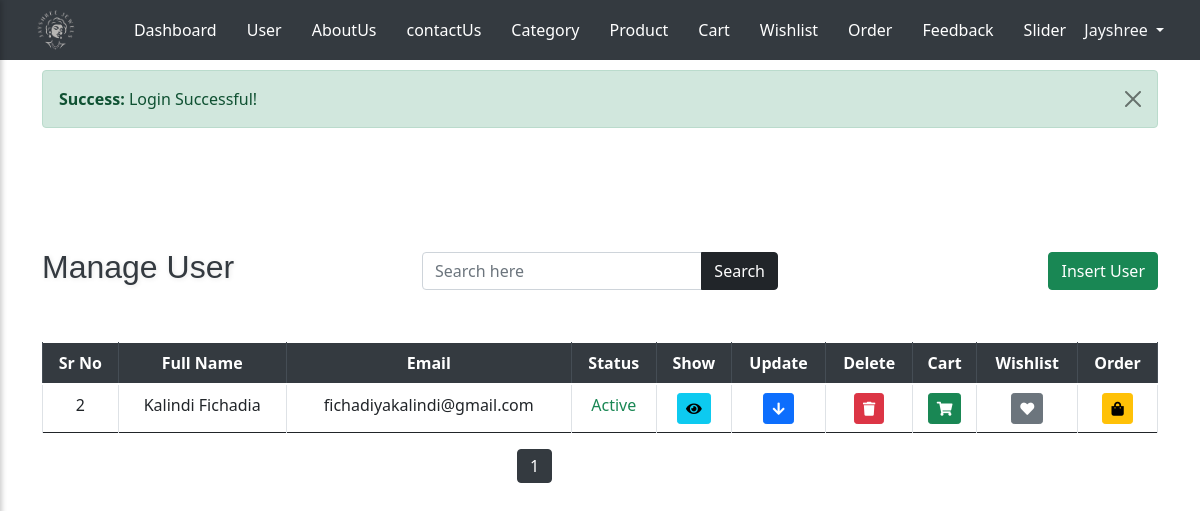
The page /admin/user.php (signed in) on the database its author committed.
### tables this page shows
CREATE TABLE `user_tbl` (
  `u_id` int(5) NOT NULL,
  `u_code` varchar(10) NOT NULL,
  `u_fullname` varchar(100) NOT NULL,
  `u_gender` varchar(10) NOT NULL,
  `u_email` varchar(100) NOT NULL,
  `u_mobile` varchar(10) NOT NULL,
  `u_address` varchar(500) NOT NULL,
  `u_city` varchar(30) NOT NULL,
  `u_state` varchar(30) NOT NULL,
  `u_pincode` varchar(6) NOT NULL,
  `u_password` varchar(12) NOT NULL,
  `u_image` varchar(200) NOT NULL,
  `u_status` varchar(20) NOT NULL,
  `u_role` varchar(10) NOT NULL
);

### admin/user.php (the view, shortened to what this page needs)
<?php
include_once 'header.php';
?>
<div class="container mt-5 pt-2">
    <div class="row mt-5 mb-4 align-items-center">
        <div class="col-12 col-md-4 d-flex justify-content-center justify-content-md-start mb-2 mb-md-0">
            <h2 class="text-center text-md-left">Manage User</h2>
        </div>
        <div class="col-12 col-md-4 d-flex justify-content-center mb-2 mb-md-0">
            <form method="GET" action="" class="d-flex w-100">
                <div class="input-group w-100">
                    <input type="text" name="search" class="form-control" placeholder="Search here"
                        value="<?php echo isset($_GET['search']) ? $_GET['search'] : ''; ?>">
                    <div class="input-group-append">
                        <button class="btn btn-dark" type="submit">Search</button>
                    </div>
                </div>
            </form>
        </div>
        <div class="col-12 col-md-4 d-flex justify-content-center justify-content-md-end">
            <button id="toggleFormBtnI" class="btn btn-success">Insert User</button>
        </div>
    </div>
    <div class="row mt-5">
        <div class="col-12">
            <div class="table-responsive">
                <table class="table table-bordered text-center align-middle">
                    <thead class="thead-dark">
                        <tr>
                            <th scope="col">Sr No</th>
                            <th scope="col">Full Name</th>
                            <th scope="col">Email</th>
                            <th scope="col">Status</th>
                            <th scope="col">Show</th>
                            <th scope="col">Update</th>
                            <th scope="col">Delete</th>
                            <th scope="col">Cart</th>
                            <th scope="col">Wishlist</th>
                            <th scope="col">Order</th>
                        </tr>
                    </thead>
                    <tbody>
                        <?php
                        $search = isset($_GET['search']) ? $_GET['search'] : '';
                        $search_query = "WHERE u_role = 'User' ";
                        $q = "SELECT * FROM user_tbl $search_query";
                        $result = mysqli_query($con, $q);
                        $total_records = mysqli_num_rows($result);
                        $records_per_page = 3;
                        $total_pages = ceil($total_records / $records_per_page);
                        $page = isset($_GET['page']) ? $_GET['page'] : 1;
                        $start_from = ($page - 1) * $records_per_page;
                        $q = "SELECT * FROM user_tbl $search_query LIMIT $start_from, $records_per_page";
                        $result = mysqli_query($con, $q);
                        while ($r = mysqli_fetch_assoc($result)) {
                            ?>
                            <tr>
                                <td><?php echo $r['u_id']; ?></td>
                                <td><?php echo $r['u_fullname']; ?></td>
                                <td><?php echo $r['u_email']; ?></td>
                                <td><span
                                        class="status-text <?php echo ($r['u_status'] == 'Inactive') ? 'text-danger' : 'text-success'; ?>"><?php echo $r['u_status']; ?></span>
                                </td>
                                <td>
                                    <button class="btn btn-info btn-sm show-btn"
                                        data-target="#detailRow<?php echo $r['u_id']; ?>"><i
                                            class="fas fa-eye"></i></button>
                                </td>
                                <td>
                                    <button class="btn btn-primary btn-sm update-btn"
                                        data-target-update="#updateRow<?php echo $r['u_id']; ?>">
                                        <i class="fas fa-arrow-down "></i></button>
                                </td>
                                <td>
                                    <form method="POST" action="">
                                        <button type="submit" name="delete" class="btn btn-danger btn-sm"
                                            onclick="return confirm('Are you sure you want to delete this record?');">
                                            <i class="fas fa-trash"></i>
                                        </button>
                                    </form>
                                </td>
                                <td>
                                    <button class="btn btn-success btn-sm show-btn"
                                        data-target="#cartRow<?php echo $r['u_id'] ?>"><i
                                            class="fas fa-shopping-cart"></i></button>
                                </td>
                                <td>
                                    <button class="btn btn-secondary btn-sm show-btn"
                                        data-target="#wishlistRow<?php echo $r['u_id'] ?>"><i
                                            class="fas fa-heart"></i></button>
                                </td>
                                <td>
                                    <button class="btn btn-warning btn-sm show-btn"
                                        data-target="#orderRow<?php echo $r['u_id'] ?>"><i
                                            class="fas fa-shopping-bag"></i></button>
                                </td>
                            </tr>
                            <?php
                        }
                        ?>
                    </tbody>
                </table>
            </div>
            <div class="row">
                <div class="col-md-5"></div>
                <nav class="col-md-2">
                    <ul class="pagination">
                        <?php
                        for ($i = 1; $i <= $total_pages; $i++) {
                            echo "<li class='page-item " . ($i == $page ? 'active' : '') . "'><a class='page-link' href='?page=" . $i . "&search=" . $search . "'>" . $i . "</a></li>";
                        }
                        ?>
                    </ul>
                </nav>
                <div class="col-md-5"></div>
            </div>
        </div>
    </div>
    </body>
    </html>

### admin/header.php (shortened to what this page needs)
<?php
include_once "../conn.php";
    ?>
<!DOCTYPE html>
<html lang="en">
<head>
    <link rel="stylesheet" href="https://cdnjs.cloudflare.com/ajax/libs/font-awesome/5.15.4/css/all.min.css">
    <link rel="stylesheet" href="https://stackpath.bootstrapcdn.com/bootstrap/4.5.2/css/bootstrap.min.css">
    <link rel="stylesheet" href="../css/admin_style.css">
    <link rel="stylesheet" href="../css/bootstrap.min.css">
</head>
<body>
    <header>
        <div class="container">
            <div class="header">
                <div class="header-left ml-3">
                    <a href="index.php" class="logo">
                        <img src="../images/logo.png" alt="Jayshree Jewels Logo" class="logo-img">
                    </a>
                </div>
                <div class="header-middle">
                    <nav>
                        <ul class="nav-links">
                            <li><a href="index.php">Dashboard</a></li>
                            <li><a href="user.php">User </a></li>
                            <li><a href="about_us.php">AboutUs</a></li>
                            <li><a href="contact.php">contactUs</a></li>
                            <li><a href="category.php">Category</a></li>
                            <li><a href="product.php">Product</a></li>
                            <li><a href="cart.php">Cart</a></li>
                            <li><a href="wishlist.php">Wishlist</a></li>
                            <li><a href="order.php">Order</a></li>
                            <li><a href="feedback.php">Feedback</a></li>
                            <li><a href="carouselimage.php">Slider</a></li>
                        </ul>
                    </nav>
                </div>
                <div class="header-right mr-3">
                    <div class="dropdown">
                        <?php
                        if (isset($_SESSION['admin_username'])) {
                            $email = $_SESSION['admin_username'];
                            $q = "SELECT * FROM user_tbl WHERE u_email='$email'";
                            $result = mysqli_query($con, $q);
                            if (mysqli_num_rows($result)) {
                                $r = mysqli_fetch_assoc($result);
                                ?>
                                <a class="text-light dropdown-toggle" href="#" id="adminDropdown" role="button"
                                    data-bs-toggle="dropdown" aria-expanded="false">
                                    <?php echo $r['u_fullname']; ?>
                                </a>
                                <?php
                            }
                        } else {
                            ?>
                            <a class="text-light" href="../signin.php">signin</a>
                            <?php
                        }
                        ?>
                    </div>
                </div>
            </div>
        </div>
    </header>
    <div class="container">
        <div class="row">
            <div class="col-12">
                <?php
                if (isset($_COOKIE['success'])) {
                    ?>
                    <div class="alert alert-success alert-dismissible fade show" role="alert">
                        <strong>Success:</strong> <?php echo $_COOKIE['success']; ?>
                        <button type="button" class="btn-close" data-dismiss="alert" aria-label="Close"></button>
                    </div>
                    <?php
                }
                    ?>
            </div>
        </div>
    </div>

### css/admin_style.css (style rules this page uses)
.header { width: 100%; background-color: #343a40; color: #fff; padding: 10px 20px; display: flex; justify-content: space-between; align-items: center; height: 60px; position: fixed; top: 0; left: 0; z-index: 1000; }
.header-left { flex: 1; display: flex; align-items: center; }
.header-middle { flex: 2; display: flex; justify-content: center; }
.header-right { flex: 1; display: flex; justify-content: flex-end; align-items: center; }
.header .logo-img { height: 40px; }
.nav-links { display: flex; list-style-type: none; margin: 0; padding: 0; }
.nav-links li { margin: 0 15px; }
.nav-links li a { color: #fff; text-decoration: none; font-size: 16px; transition: color 0.3s; }
thead { background-color: #494e53; color: #fff; }
.pagination .page-link { color: #343a40; }
.pagination .page-item.active .page-link { background-color: #343a40; border-color: #343a40; color: #fff; }
h2, h4 { font-family: 'Poppins', sans-serif; color: #343a40; text-shadow: 1px 1px 5px rgba(0, 0, 0, 0.1); }
.row { margin-bottom: 15px; }

### admin/header.php (style rules this page uses)
.alert { margin-top: 70px; z-index: 1000; position: relative; }

### rows shown on the page
user_tbl: u_fullname "Jayshree"
user_tbl: u_id "2", u_fullname "Kalindi Fichadia", u_email "fichadiyakalindi@gmail.com", u_status "Active"

### other values the page prints
$_COOKIE['success'] "Login Successful!"
